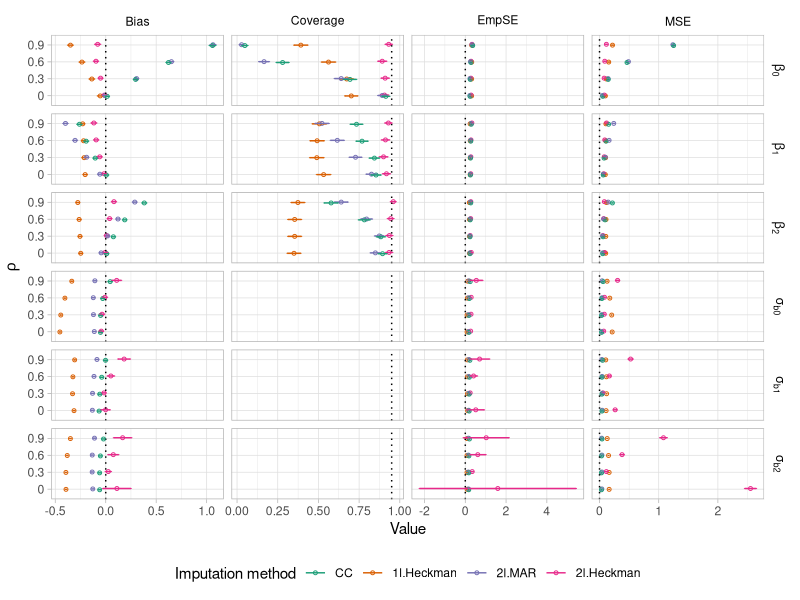
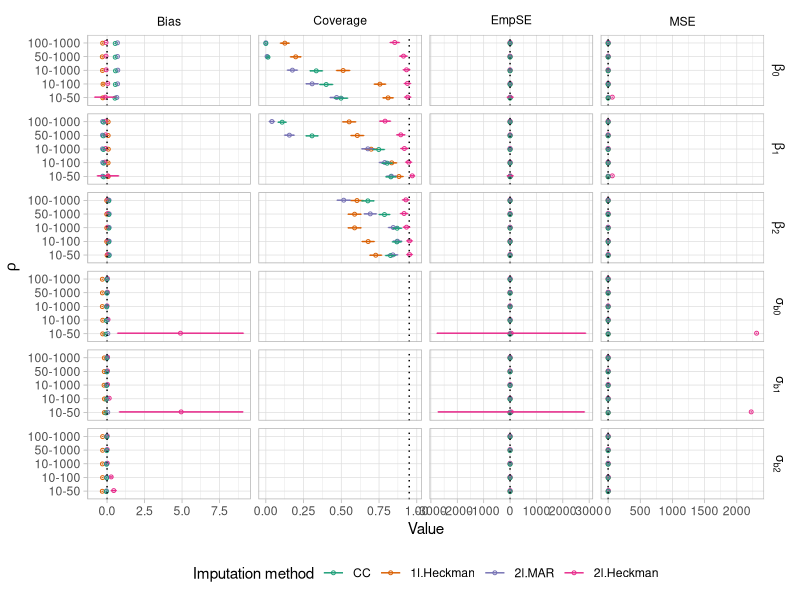
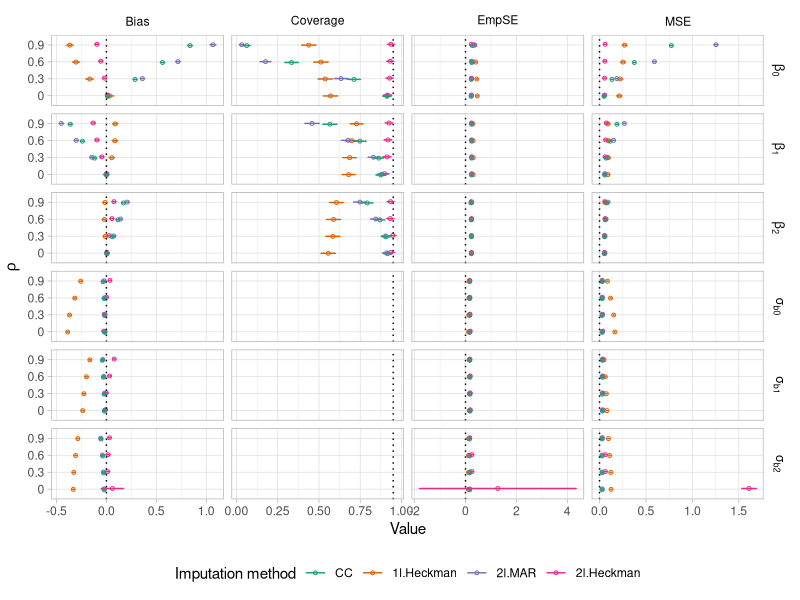
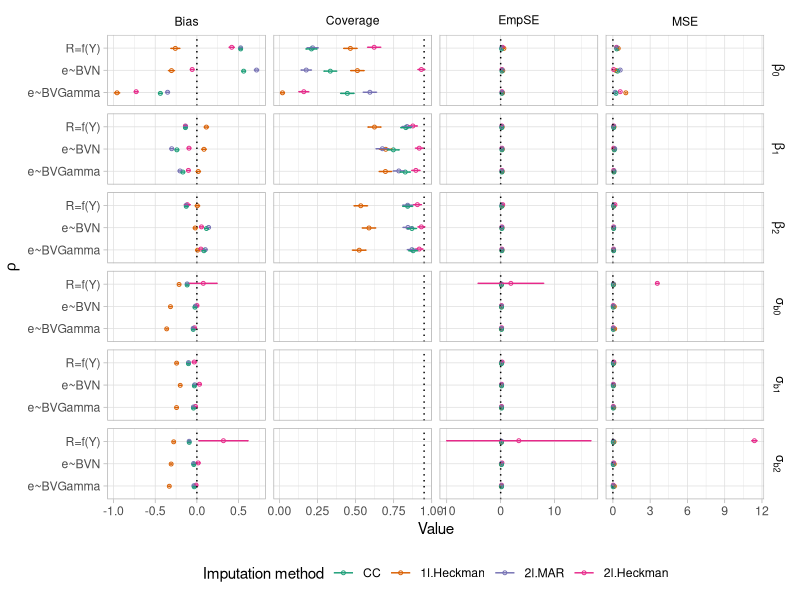

These figures' R source, in order:
library(here)
library(data.table)
library(ggplot2)

# Arrange dataset
data<-as.data.table(readxl::read_xlsx(here('2.Simulation','Sim_results.xlsx'),sheet="Sheet3"))
data<-data[,grep("Scenario|^Ns|^ni|Method|Variation|time|run|^Cov|^Qbar|^Re|^Emp|^Bias|^MSE|^MCMSE|^Mod|^SE", names(data)), with = FALSE]
colnames(data)<-c("Scenario","Ns","ni","Variation","Method",paste0("Mean_",0:6),"time", paste0("Cov_",0:2), paste0("Bias_",0:6),
                  paste0("MSE_",0:6),paste0("ModSE_",0:2),"run",paste0("EmpSE_",0:6),paste0("MCMSE_",0:6),paste0("SEEmp_",0:6))
data<- setDT(melt(data, measure.vars = c( paste0("Mean_",0:6), paste0("Cov_",0:2),paste0("Bias_",0:6),paste0("MSE_",0:6),paste0("ModSE_",0:2),paste0("EmpSE_",0:6)
                                          ,paste0("MCMSE_",0:6),paste0("SEEmp_",0:6)),
                  variable.name = "Statistic", value.name = "Value"))
data[, c("Statistic", "Parameter") := tstrsplit(Statistic, "_", fixed=TRUE)]
data<- setDT(dcast(data, Scenario + Ns + ni+ Variation+ Method + time + run + Parameter ~ Statistic, value.var = "Value"))
data[,SeCov:=sqrt(Cov*(1-Cov)/run)]
data[,Coverage:=Cov]
data[,SEBias:=EmpSE/run^0.5]
data[,Per_run:=run/5]
param_val <- c("0"="beta_0", "1"="beta_1", "2"="beta_2", 
               "3"="sigma_b0", "4"="sigma_b1", "5"="sigma_b2","6"= "sigma_e")
data[,Method:=factor(Method, levels = c("CC","1l.Heckman","2l.MAR","2l.Heckman"))]

data[,Parameter := as.factor(param_val[data$Parameter])]
data[,Parameter := factor(Parameter, levels = c("beta_0","beta_1","beta_2","sigma_b0","sigma_b1","sigma_b2","sigma_e"),
                          ordered = TRUE, labels=c(expression(beta[0]),expression(beta[1]),expression(beta[2]),
                                                   expression(sigma[b*0]),expression(sigma[b*1]),expression(sigma[b*2]),
                                                   expression(sigma[e])))]


plotsim<-function(Scenariov,levelsvar){
datagraph<-data[Scenario==Scenariov,c("Scenario","Variation","Method","Parameter","Bias","SEBias","Cov","SeCov","EmpSE","SEEmp","MSE","MCMSE")]
colnames(datagraph)<-c("Scenario","Variation","Method","Parameter","p_Bias","SE_Bias","p_Cov","SE_Cov","p_EmpSE","SE_EmpSE","p_MSE","SE_MSE")

datagraph<-data.table::melt(setDT(datagraph), 
                            measure = patterns("p_", "SE_"),
                            variable.name = 'var', value.name = c('p', 'se'))
setDT(datagraph)[,criteria:=fcase(var==1,"Bias",var==2,"Coverage",var==3,"EmpSE",var==4,"MSE")]

datalines <- data.table(Parameter = c("beta_0","beta_1", "beta_2","sigma_b0", "sigma_b1","sigma_b2","sigma_e"),
                        Z = c(rep(0,7),rep(0.95,7),rep(0,7),rep(0,7)),
                        criteria=c(rep("Bias",7),rep("Coverage",7),rep("EmpSE",7),rep("MSE",7)))
datalines[,Parameter := factor(Parameter, levels = c("beta_0","beta_1","beta_2","sigma_b0","sigma_b1","sigma_b2","sigma_e"),
                               ordered = TRUE, labels=c(expression(beta[0]),expression(beta[1]),expression(beta[2]),
                                                        expression(sigma[b*0]),expression(sigma[b*1]),expression(sigma[b*2]),
                                                        expression(sigma[e])))]
datagraph[, Variation:=as.factor(Variation)]
datagraph[, Variation:=factor(Variation,levels=levelsvar)]
levels(datagraph$Variation)
pd = position_dodge(.1)
datalines1<-datalines[Parameter%in%c("beta[0]","beta[1]","beta[2]","sigma[b * 0]","sigma[b * 1]","sigma[b * 2]")]

plot<-ggplot(datagraph[Parameter%in%c("beta[0]","beta[1]","beta[2]","sigma[b * 0]","sigma[b * 1]","sigma[b * 2]")],
       aes(y= Variation, x     = p, color = Method)) +
  geom_point(shape = 1,size  = 1,position = pd) +
  geom_vline(data = datalines1, aes(xintercept = Z),linetype='dotted')+
  geom_errorbar(aes(xmin  = p - 1.96*se, xmax  = p + 1.96*se),
                width = 0.2,size  = 0.5,position = pd) +
  facet_grid(Parameter~criteria, scales="free",labeller = label_parsed)+
  scale_color_brewer(palette="Dark2")+
  guides(color=guide_legend(title="Imputation method"))+
  theme_light()+  
  theme(strip.background =element_rect(fill="white"),legend.position="bottom")+
  theme(strip.text = element_text(colour = 'black'))+
  xlab("Value")+ylab(expression(rho))
return(plot)
}


plot_rho<-plotsim(Scenariov="Rho3",levelsvar=c("0","0.3","0.6","0.9"))
plot_bin<-plotsim(Scenariov="Bin3",levelsvar=c("0","0.3","0.6","0.9"))
plot_N<-plotsim(Scenariov="N3",levelsvar=c("10-50","10-100","10-1000","50-1000","100-1000"))
plot_S<-plotsim(Scenariov="S3",levelsvar=c("e~BVGamma","e~BVN","R=f(Y)" ))
